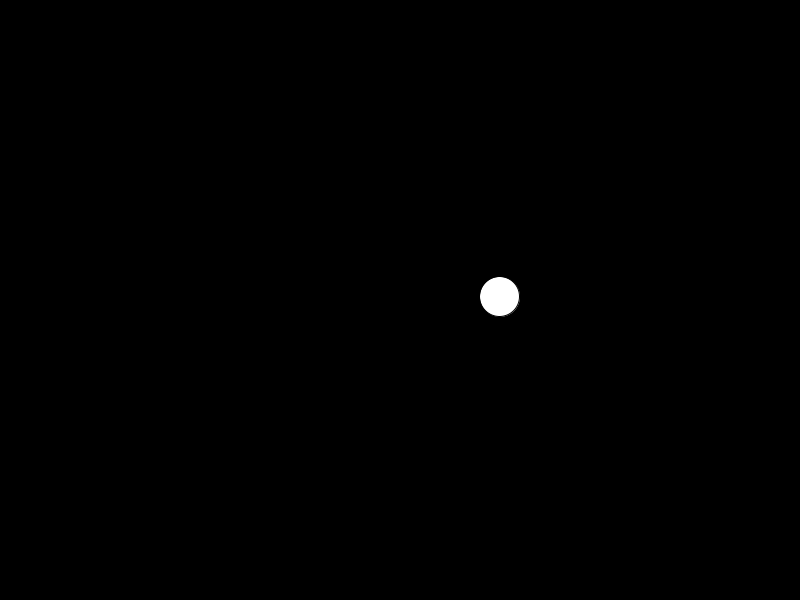
Frame 1 (no input)
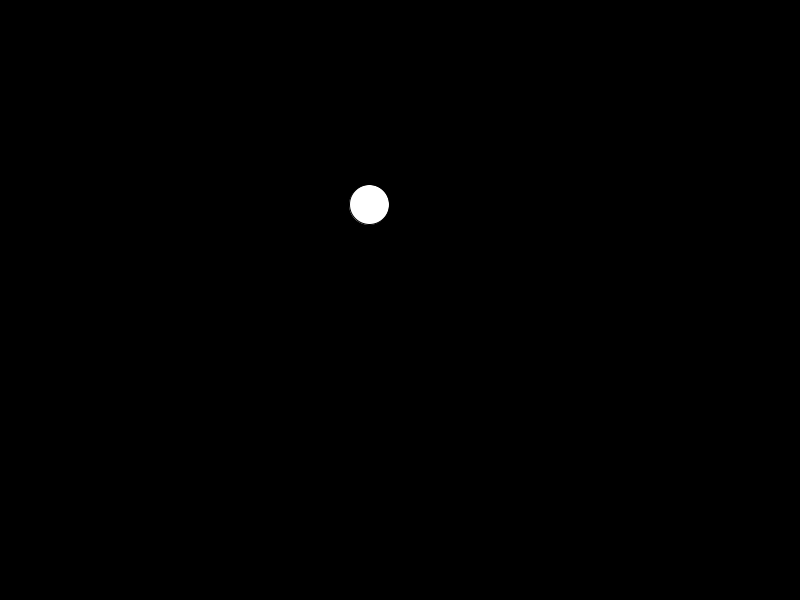
Frame 60 (the mouse pressed at the canvas centre just before this capture)
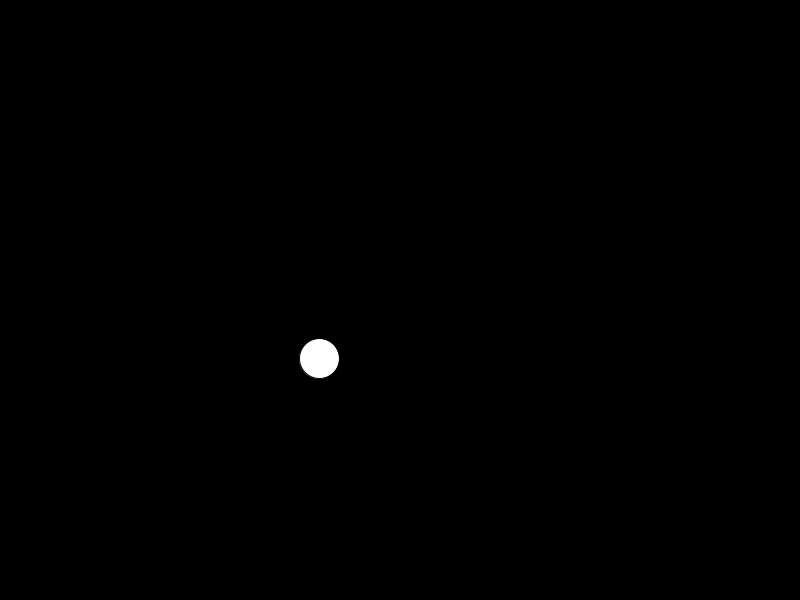
Frame 120 (the mouse held since frame 60 and released just before this capture)

The Processing sketch that drew these frames (run headless with seeded random() and noise(); from frame 60 on, the mouse is pressed at the canvas centre):

// Processing sketch: phasor_13_06_22
// ── phasor_13_06_22.pde
float x, y;
float radius = 100;
float period = 200;

void setup(){
  size(800, 600);
  //background(0);
  y = 0; 
}

void draw(){
  background(0);
  
  fill(255);
 
  translate(width/2, height/2);
  
  x = radius * sin(((frameCount/period) * TWO_PI) + PI/2);
  y = radius * cos(((frameCount/period) * TWO_PI) + PI/2);
 
  
  ellipse(x, y, 40, 40);
  
}
